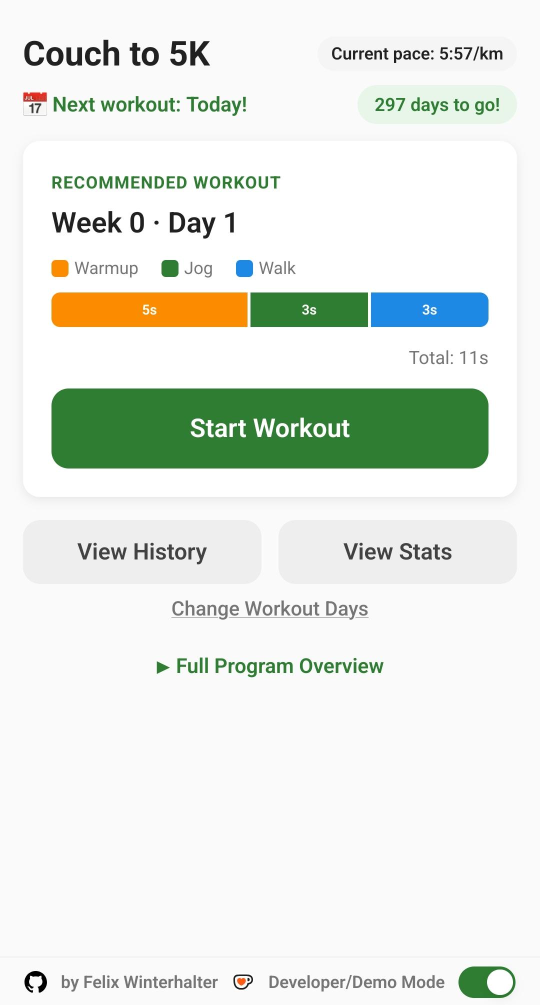
#> input picture screens/screenshot_1.jpg, 1080 x 2010 px (shown at 1/2 size); its folder holds 4 pictures in this run
$ python crop_screenshots.py
#> lines starting #> are read from the running program, lines starting #| are printed output that depends on the picture
# /// script
# dependencies = [
#   "Pillow",
# ]
# ///
"""Crop screenshots: remove top 260px and bottom 130px, overwrite in place.

Usage:
    uv run scripts/crop_screenshots.py
"""

from pathlib import Path
from PIL import Image

SCREENS_DIR = Path(__file__).resolve().parent.parent / "screens"
TOP_CROP = 260
BOTTOM_CROP = 130


def main():
    files = sorted(SCREENS_DIR.glob("screenshot_*.jpg"))
    if not files:
        print("No screenshots found in", SCREENS_DIR)
        return

    for f in files:
        img = Image.open(f)
#> img is the input picture: PIL image 1080x2010 RGB; mean R, G, B 229.1, 234.7, 227.6
        w, h = img.size
#> w = 1080; h = 2010
        new_h = h - TOP_CROP - BOTTOM_CROP
#> new_h = 1620
        if new_h <= 0:
            print(f"Skipping {f.name}: too small ({w}x{h})")
            continue
        cropped = img.crop((0, TOP_CROP, w, h - BOTTOM_CROP))
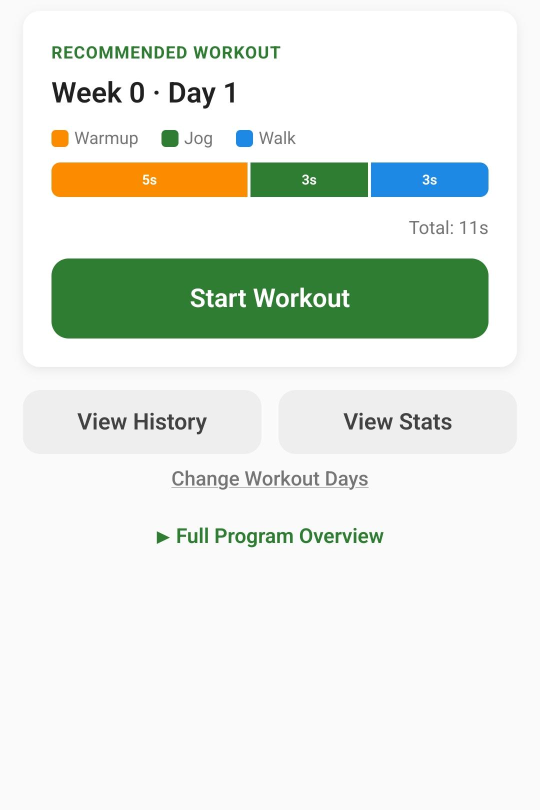
#> cropped: PIL image 1080x1620 RGB (shown at 1/2 size); mean R, G, B 227.6, 234.1, 225.9
        cropped.save(f)
        print(f"Cropped {f.name}: {w}x{h} → {w}x{new_h}")
#| Cropped screenshot_1.jpg: 1080x2010 → 1080x1620
#> pass 2 of the loop in main, `for f in files:`:
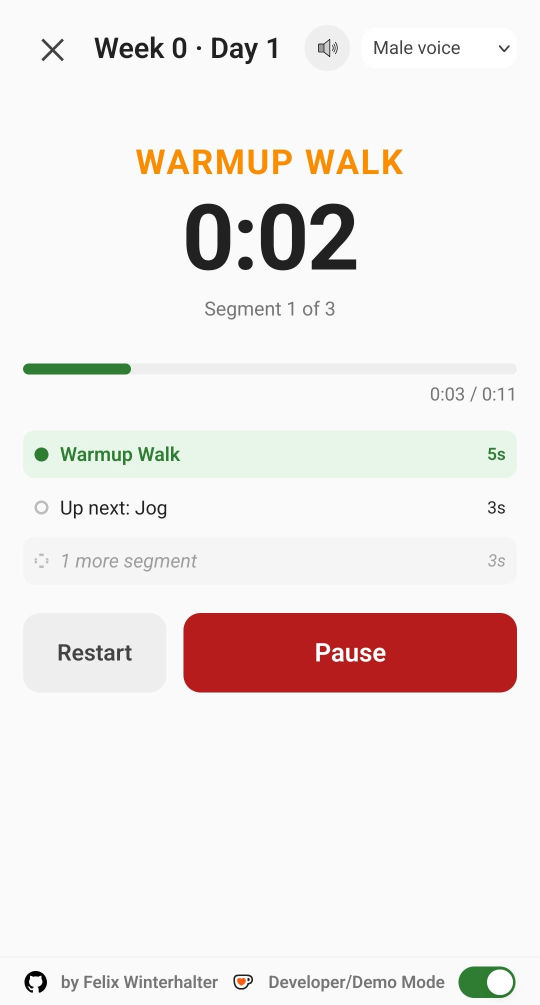
#> input picture screens/screenshot_2.jpg, 1080 x 2010 px (shown at 1/2 size)
#> in main, img is the input picture: PIL image 1080x2010 RGB; mean R, G, B 240.1, 233.3, 231.6
#> in main, `cropped = img.crop((0, TOP_CROP, w, h - BOTTOM_CROP))`:
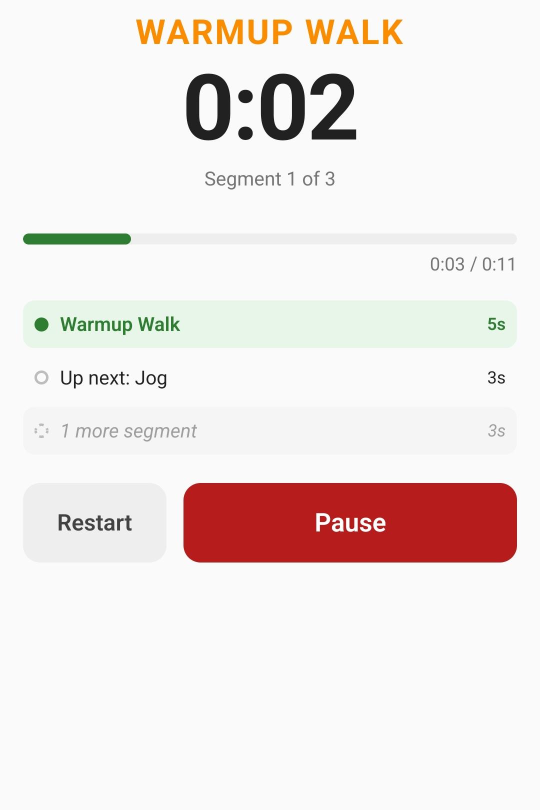
#> cropped: PIL image 1080x1620 RGB (shown at 1/2 size); mean R, G, B 239.8, 231.2, 229.3
#| Cropped screenshot_2.jpg: 1080x2010 → 1080x1620
#> pass 3 of the loop in main, `for f in files:`:
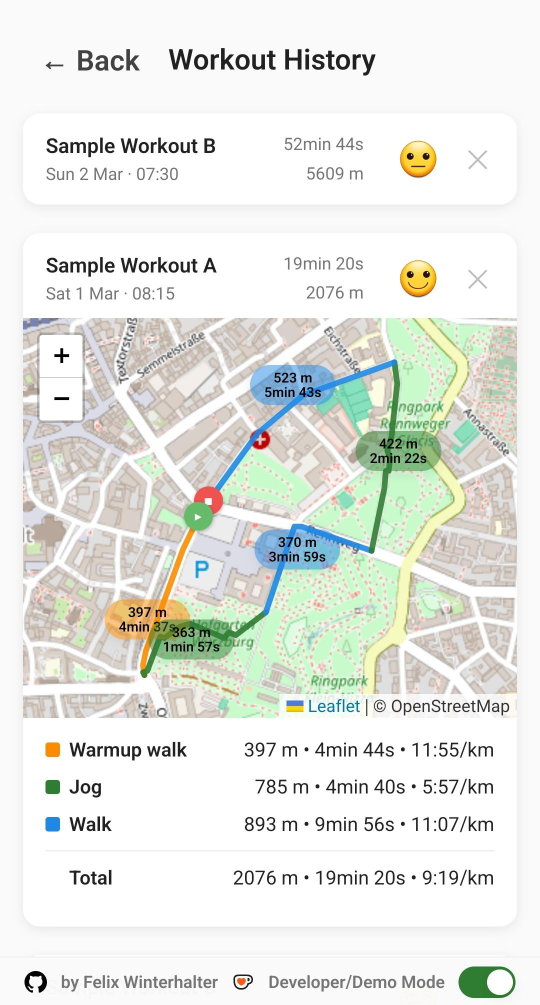
#> input picture screens/screenshot_3.jpg, 1080 x 2010 px (shown at 1/2 size)
#> in main, img is the input picture: PIL image 1080x2010 RGB; mean R, G, B 230.3, 232.9, 227.2
#> in main, `cropped = img.crop((0, TOP_CROP, w, h - BOTTOM_CROP))`:
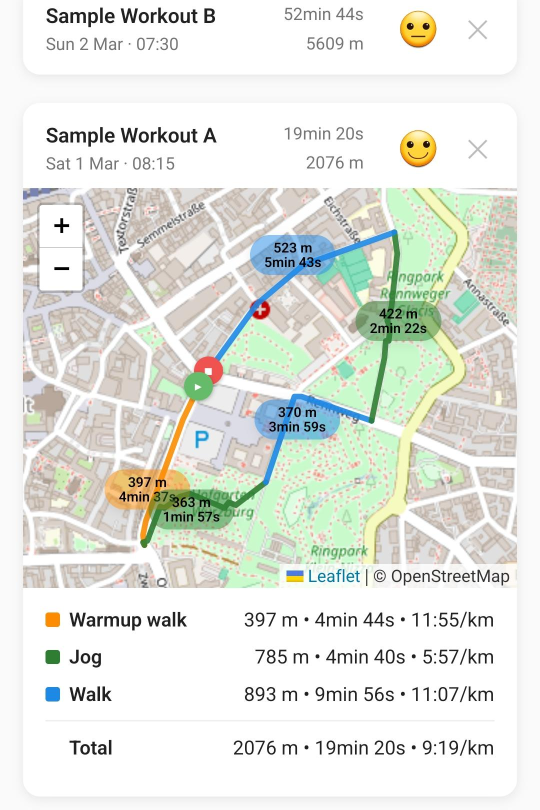
#> cropped: PIL image 1080x1620 RGB (shown at 1/2 size); mean R, G, B 227.8, 230.9, 224
#| Cropped screenshot_3.jpg: 1080x2010 → 1080x1620
#> the loop made 4 passes; the first 3 are shown


if __name__ == "__main__":
    main()
